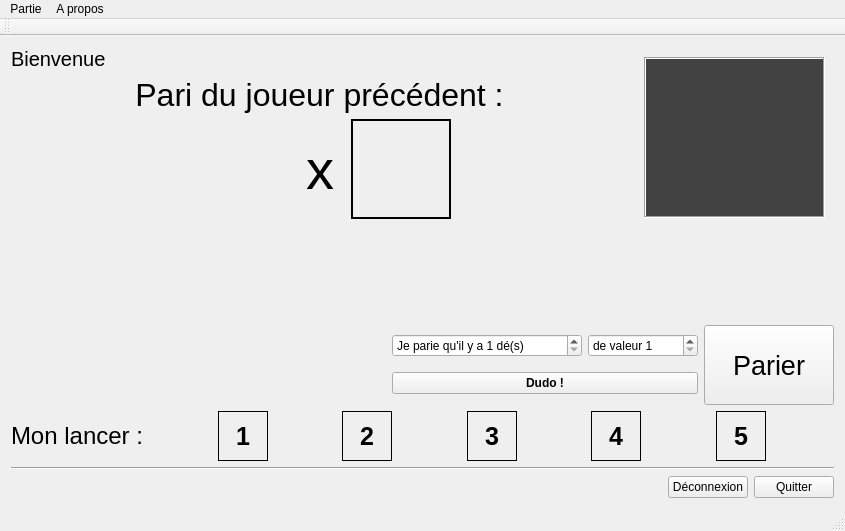
<?xml version="1.0" encoding="UTF-8"?>
<ui version="4.0">
 <class>MainWindow</class>
 <widget class="QMainWindow" name="MainWindow">
  <property name="geometry">
   <rect>
    <x>0</x>
    <y>0</y>
    <width>845</width>
    <height>531</height>
   </rect>
  </property>
  <property name="windowTitle">
   <string>Perudo !</string>
  </property>
  <property name="windowIcon">
   <iconset resource="ressouces.qrc">
    <normaloff>:/res/res/Iago_64.png</normaloff>:/res/res/Iago_64.png</iconset>
  </property>
  <widget class="QWidget" name="centralWidget">
   <layout class="QVBoxLayout" name="verticalLayout_3">
    <item>
     <layout class="QHBoxLayout" name="horizontalLayout_7">
      <item>
       <layout class="QVBoxLayout" name="verticalLayout_2">
        <item>
         <widget class="QLabel" name="LabelStatut">
          <property name="font">
           <font>
            <pointsize>15</pointsize>
           </font>
          </property>
          <property name="frameShape">
           <enum>QFrame::NoFrame</enum>
          </property>
          <property name="frameShadow">
           <enum>QFrame::Plain</enum>
          </property>
          <property name="text">
           <string>Bienvenue</string>
          </property>
         </widget>
        </item>
        <item>
         <widget class="QLabel" name="LabelPariJoueur">
          <property name="font">
           <font>
            <pointsize>24</pointsize>
            <weight>50</weight>
            <italic>false</italic>
            <bold>false</bold>
            <kerning>true</kerning>
           </font>
          </property>
          <property name="text">
           <string>Pari du joueur précédent :</string>
          </property>
          <property name="alignment">
           <set>Qt::AlignCenter</set>
          </property>
         </widget>
        </item>
        <item>
         <layout class="QHBoxLayout" name="horizontalLayout_6">
          <item>
           <spacer name="horizontalSpacer_10">
            <property name="orientation">
             <enum>Qt::Horizontal</enum>
            </property>
            <property name="sizeHint" stdset="0">
             <size>
              <width>40</width>
              <height>20</height>
             </size>
            </property>
           </spacer>
          </item>
          <item>
           <widget class="QLabel" name="PariNbJoueur">
            <property name="minimumSize">
             <size>
              <width>100</width>
              <height>100</height>
             </size>
            </property>
            <property name="maximumSize">
             <size>
              <width>100</width>
              <height>100</height>
             </size>
            </property>
            <property name="font">
             <font>
              <pointsize>60</pointsize>
             </font>
            </property>
            <property name="text">
             <string/>
            </property>
            <property name="alignment">
             <set>Qt::AlignCenter</set>
            </property>
           </widget>
          </item>
          <item>
           <widget class="QLabel" name="LabelFois">
            <property name="minimumSize">
             <size>
              <width>50</width>
              <height>100</height>
             </size>
            </property>
            <property name="maximumSize">
             <size>
              <width>50</width>
              <height>100</height>
             </size>
            </property>
            <property name="font">
             <font>
              <pointsize>42</pointsize>
             </font>
            </property>
            <property name="text">
             <string>x</string>
            </property>
            <property name="alignment">
             <set>Qt::AlignCenter</set>
            </property>
           </widget>
          </item>
          <item>
           <widget class="QLabel" name="PariDeJoueur">
            <property name="minimumSize">
             <size>
              <width>100</width>
              <height>100</height>
             </size>
            </property>
            <property name="maximumSize">
             <size>
              <width>100</width>
              <height>100</height>
             </size>
            </property>
            <property name="font">
             <font>
              <pointsize>60</pointsize>
              <weight>75</weight>
              <bold>true</bold>
             </font>
            </property>
            <property name="frameShape">
             <enum>QFrame::WinPanel</enum>
            </property>
            <property name="frameShadow">
             <enum>QFrame::Plain</enum>
            </property>
            <property name="lineWidth">
             <number>1</number>
            </property>
            <property name="midLineWidth">
             <number>0</number>
            </property>
            <property name="text">
             <string/>
            </property>
            <property name="scaledContents">
             <bool>false</bool>
            </property>
            <property name="alignment">
             <set>Qt::AlignCenter</set>
            </property>
           </widget>
          </item>
          <item>
           <spacer name="horizontalSpacer_11">
            <property name="orientation">
             <enum>Qt::Horizontal</enum>
            </property>
            <property name="sizeHint" stdset="0">
             <size>
              <width>40</width>
              <height>20</height>
             </size>
            </property>
           </spacer>
          </item>
         </layout>
        </item>
       </layout>
      </item>
      <item>
       <widget class="QFrame" name="frame">
        <property name="minimumSize">
         <size>
          <width>200</width>
          <height>3</height>
         </size>
        </property>
        <property name="frameShape">
         <enum>QFrame::NoFrame</enum>
        </property>
        <property name="frameShadow">
         <enum>QFrame::Sunken</enum>
        </property>
        <widget class="QTextEdit" name="TextEditInfo">
         <property name="geometry">
          <rect>
           <x>10</x>
           <y>10</y>
           <width>181</width>
           <height>161</height>
          </rect>
         </property>
         <property name="palette">
          <palette>
           <active>
            <colorrole role="Text">
             <brush brushstyle="SolidPattern">
              <color alpha="255">
               <red>221</red>
               <green>221</green>
               <blue>221</blue>
              </color>
             </brush>
            </colorrole>
            <colorrole role="Base">
             <brush brushstyle="SolidPattern">
              <color alpha="255">
               <red>66</red>
               <green>66</green>
               <blue>66</blue>
              </color>
             </brush>
            </colorrole>
           </active>
           <inactive>
            <colorrole role="Text">
             <brush brushstyle="SolidPattern">
              <color alpha="255">
               <red>221</red>
               <green>221</green>
               <blue>221</blue>
              </color>
             </brush>
            </colorrole>
            <colorrole role="Base">
             <brush brushstyle="SolidPattern">
              <color alpha="255">
               <red>66</red>
               <green>66</green>
               <blue>66</blue>
              </color>
             </brush>
            </colorrole>
           </inactive>
           <disabled>
            <colorrole role="Text">
             <brush brushstyle="SolidPattern">
              <color alpha="255">
               <red>138</red>
               <green>138</green>
               <blue>138</blue>
              </color>
             </brush>
            </colorrole>
            <colorrole role="Base">
             <brush brushstyle="SolidPattern">
              <color alpha="255">
               <red>255</red>
               <green>255</green>
               <blue>255</blue>
              </color>
             </brush>
            </colorrole>
           </disabled>
          </palette>
         </property>
         <property name="frameShape">
          <enum>QFrame::Box</enum>
         </property>
         <property name="textInteractionFlags">
          <set>Qt::TextSelectableByKeyboard|Qt::TextSelectableByMouse</set>
         </property>
        </widget>
       </widget>
      </item>
     </layout>
    </item>
    <item>
     <spacer name="verticalSpacer">
      <property name="orientation">
       <enum>Qt::Vertical</enum>
      </property>
      <property name="sizeHint" stdset="0">
       <size>
        <width>20</width>
        <height>40</height>
       </size>
      </property>
     </spacer>
    </item>
    <item>
     <widget class="QLabel" name="LabelStatutPari">
      <property name="font">
       <font>
        <pointsize>28</pointsize>
       </font>
      </property>
      <property name="text">
       <string/>
      </property>
      <property name="alignment">
       <set>Qt::AlignCenter</set>
      </property>
     </widget>
    </item>
    <item>
     <spacer name="verticalSpacer_2">
      <property name="orientation">
       <enum>Qt::Vertical</enum>
      </property>
      <property name="sizeHint" stdset="0">
       <size>
        <width>20</width>
        <height>228</height>
       </size>
      </property>
     </spacer>
    </item>
    <item>
     <layout class="QHBoxLayout" name="horizontalLayout_5">
      <item>
       <spacer name="horizontalSpacer_9">
        <property name="orientation">
         <enum>Qt::Horizontal</enum>
        </property>
        <property name="sizeHint" stdset="0">
         <size>
          <width>824</width>
          <height>20</height>
         </size>
        </property>
       </spacer>
      </item>
      <item>
       <spacer name="horizontalSpacer_8">
        <property name="orientation">
         <enum>Qt::Horizontal</enum>
        </property>
        <property name="sizeHint" stdset="0">
         <size>
          <width>228</width>
          <height>20</height>
         </size>
        </property>
       </spacer>
      </item>
      <item>
       <layout class="QHBoxLayout" name="horizontalLayout_4">
        <item>
         <layout class="QVBoxLayout" name="verticalLayout">
          <item>
           <layout class="QHBoxLayout" name="horizontalLayout_3">
            <item>
             <widget class="QSpinBox" name="SpinBoxPariNbDe">
              <property name="minimumSize">
               <size>
                <width>190</width>
                <height>0</height>
               </size>
              </property>
              <property name="suffix">
               <string> dé(s)</string>
              </property>
              <property name="prefix">
               <string>Je parie qu'il y a </string>
              </property>
              <property name="minimum">
               <number>1</number>
              </property>
             </widget>
            </item>
            <item>
             <widget class="QSpinBox" name="SpinBoxPariValeurDe">
              <property name="minimumSize">
               <size>
                <width>110</width>
                <height>0</height>
               </size>
              </property>
              <property name="prefix">
               <string>de valeur </string>
              </property>
              <property name="minimum">
               <number>1</number>
              </property>
              <property name="maximum">
               <number>6</number>
              </property>
             </widget>
            </item>
           </layout>
          </item>
          <item>
           <widget class="QPushButton" name="BoutonDudo">
            <property name="maximumSize">
             <size>
              <width>310</width>
              <height>16777215</height>
             </size>
            </property>
            <property name="font">
             <font>
              <weight>75</weight>
              <bold>true</bold>
             </font>
            </property>
            <property name="text">
             <string>Dudo !</string>
            </property>
            <property name="icon">
             <iconset resource="ressouces.qrc">
              <normaloff>:/res/res/64/Gnome-Emblem-Generic-64.png</normaloff>:/res/res/64/Gnome-Emblem-Generic-64.png</iconset>
            </property>
           </widget>
          </item>
         </layout>
        </item>
        <item>
         <widget class="QPushButton" name="BoutonParier">
          <property name="minimumSize">
           <size>
            <width>130</width>
            <height>80</height>
           </size>
          </property>
          <property name="font">
           <font>
            <pointsize>20</pointsize>
            <weight>50</weight>
            <bold>false</bold>
           </font>
          </property>
          <property name="text">
           <string>Parier</string>
          </property>
          <property name="icon">
           <iconset resource="ressouces.qrc">
            <normaloff>:/res/res/64/Gnome-Emblem-Default-64.png</normaloff>:/res/res/64/Gnome-Emblem-Default-64.png</iconset>
          </property>
         </widget>
        </item>
       </layout>
      </item>
     </layout>
    </item>
    <item>
     <layout class="QHBoxLayout" name="horizontalLayout_2">
      <item>
       <widget class="QLabel" name="LabelMonLancer">
        <property name="font">
         <font>
          <pointsize>18</pointsize>
          <weight>50</weight>
          <bold>false</bold>
         </font>
        </property>
        <property name="text">
         <string>Mon lancer :</string>
        </property>
        <property name="alignment">
         <set>Qt::AlignCenter</set>
        </property>
       </widget>
      </item>
      <item>
       <spacer name="horizontalSpacer_7">
        <property name="orientation">
         <enum>Qt::Horizontal</enum>
        </property>
        <property name="sizeHint" stdset="0">
         <size>
          <width>40</width>
          <height>20</height>
         </size>
        </property>
       </spacer>
      </item>
      <item>
       <widget class="QLabel" name="De1">
        <property name="minimumSize">
         <size>
          <width>50</width>
          <height>50</height>
         </size>
        </property>
        <property name="font">
         <font>
          <pointsize>19</pointsize>
          <weight>75</weight>
          <bold>true</bold>
         </font>
        </property>
        <property name="frameShape">
         <enum>QFrame::Box</enum>
        </property>
        <property name="text">
         <string>1</string>
        </property>
        <property name="scaledContents">
         <bool>false</bool>
        </property>
        <property name="alignment">
         <set>Qt::AlignCenter</set>
        </property>
       </widget>
      </item>
      <item>
       <spacer name="horizontalSpacer_2">
        <property name="orientation">
         <enum>Qt::Horizontal</enum>
        </property>
        <property name="sizeHint" stdset="0">
         <size>
          <width>40</width>
          <height>20</height>
         </size>
        </property>
       </spacer>
      </item>
      <item>
       <widget class="QLabel" name="De2">
        <property name="minimumSize">
         <size>
          <width>50</width>
          <height>50</height>
         </size>
        </property>
        <property name="font">
         <font>
          <pointsize>19</pointsize>
          <weight>75</weight>
          <bold>true</bold>
         </font>
        </property>
        <property name="frameShape">
         <enum>QFrame::Box</enum>
        </property>
        <property name="text">
         <string>2</string>
        </property>
        <property name="scaledContents">
         <bool>false</bool>
        </property>
        <property name="alignment">
         <set>Qt::AlignCenter</set>
        </property>
       </widget>
      </item>
      <item>
       <spacer name="horizontalSpacer_3">
        <property name="orientation">
         <enum>Qt::Horizontal</enum>
        </property>
        <property name="sizeHint" stdset="0">
         <size>
          <width>40</width>
          <height>20</height>
         </size>
        </property>
       </spacer>
      </item>
      <item>
       <widget class="QLabel" name="De3">
        <property name="minimumSize">
         <size>
          <width>50</width>
          <height>50</height>
         </size>
        </property>
        <property name="font">
         <font>
          <pointsize>19</pointsize>
          <weight>75</weight>
          <bold>true</bold>
         </font>
        </property>
        <property name="frameShape">
         <enum>QFrame::Box</enum>
        </property>
        <property name="text">
         <string>3</string>
        </property>
        <property name="scaledContents">
         <bool>false</bool>
        </property>
        <property name="alignment">
         <set>Qt::AlignCenter</set>
        </property>
       </widget>
      </item>
      <item>
       <spacer name="horizontalSpacer_4">
        <property name="orientation">
         <enum>Qt::Horizontal</enum>
        </property>
        <property name="sizeHint" stdset="0">
         <size>
          <width>40</width>
          <height>20</height>
         </size>
        </property>
       </spacer>
      </item>
      <item>
       <widget class="QLabel" name="De4">
        <property name="minimumSize">
         <size>
          <width>50</width>
          <height>50</height>
         </size>
        </property>
        <property name="font">
         <font>
          <pointsize>19</pointsize>
          <weight>75</weight>
          <bold>true</bold>
         </font>
        </property>
        <property name="frameShape">
         <enum>QFrame::Box</enum>
        </property>
        <property name="text">
         <string>4</string>
        </property>
        <property name="scaledContents">
         <bool>false</bool>
        </property>
        <property name="alignment">
         <set>Qt::AlignCenter</set>
        </property>
       </widget>
      </item>
      <item>
       <spacer name="horizontalSpacer_5">
        <property name="orientation">
         <enum>Qt::Horizontal</enum>
        </property>
        <property name="sizeHint" stdset="0">
         <size>
          <width>40</width>
          <height>20</height>
         </size>
        </property>
       </spacer>
      </item>
      <item>
       <widget class="QLabel" name="De5">
        <property name="minimumSize">
         <size>
          <width>50</width>
          <height>50</height>
         </size>
        </property>
        <property name="font">
         <font>
          <pointsize>19</pointsize>
          <weight>75</weight>
          <bold>true</bold>
         </font>
        </property>
        <property name="frameShape">
         <enum>QFrame::Box</enum>
        </property>
        <property name="text">
         <string>5</string>
        </property>
        <property name="scaledContents">
         <bool>false</bool>
        </property>
        <property name="alignment">
         <set>Qt::AlignCenter</set>
        </property>
       </widget>
      </item>
      <item>
       <spacer name="horizontalSpacer_6">
        <property name="orientation">
         <enum>Qt::Horizontal</enum>
        </property>
        <property name="sizeHint" stdset="0">
         <size>
          <width>40</width>
          <height>20</height>
         </size>
        </property>
       </spacer>
      </item>
     </layout>
    </item>
    <item>
     <widget class="Line" name="line">
      <property name="orientation">
       <enum>Qt::Horizontal</enum>
      </property>
     </widget>
    </item>
    <item>
     <layout class="QHBoxLayout" name="horizontalLayout">
      <item>
       <spacer name="horizontalSpacer">
        <property name="orientation">
         <enum>Qt::Horizontal</enum>
        </property>
        <property name="sizeHint" stdset="0">
         <size>
          <width>40</width>
          <height>20</height>
         </size>
        </property>
       </spacer>
      </item>
      <item>
       <widget class="QPushButton" name="BoutonDeconnexion">
        <property name="text">
         <string>Déconnexion</string>
        </property>
        <property name="icon">
         <iconset resource="ressouces.qrc">
          <normaloff>:/res/res/64/Gnome-Process-Stop-64.png</normaloff>:/res/res/64/Gnome-Process-Stop-64.png</iconset>
        </property>
       </widget>
      </item>
      <item>
       <widget class="QPushButton" name="BoutonQuitter">
        <property name="text">
         <string>Quitter</string>
        </property>
        <property name="icon">
         <iconset resource="ressouces.qrc">
          <normaloff>:/res/res/64/Gnome-Application-Exit-64.png</normaloff>:/res/res/64/Gnome-Application-Exit-64.png</iconset>
        </property>
       </widget>
      </item>
     </layout>
    </item>
   </layout>
  </widget>
  <widget class="QMenuBar" name="menuBar">
   <property name="geometry">
    <rect>
     <x>0</x>
     <y>0</y>
     <width>845</width>
     <height>25</height>
    </rect>
   </property>
   <widget class="QMenu" name="menuPartie">
    <property name="title">
     <string>Partie</string>
    </property>
    <addaction name="actionDeconnexion"/>
    <addaction name="actionQuitter"/>
   </widget>
   <widget class="QMenu" name="menuA_propos">
    <property name="title">
     <string>A propos</string>
    </property>
    <addaction name="actionAide"/>
    <addaction name="actionA_propos"/>
   </widget>
   <addaction name="menuPartie"/>
   <addaction name="menuA_propos"/>
  </widget>
  <widget class="QToolBar" name="mainToolBar">
   <attribute name="toolBarArea">
    <enum>TopToolBarArea</enum>
   </attribute>
   <attribute name="toolBarBreak">
    <bool>false</bool>
   </attribute>
  </widget>
  <widget class="QStatusBar" name="statusBar"/>
  <action name="actionConnexion">
   <property name="text">
    <string>Connexion</string>
   </property>
  </action>
  <action name="actionDeconnexion">
   <property name="text">
    <string>Deconnexion</string>
   </property>
  </action>
  <action name="actionQuitter">
   <property name="text">
    <string>Quitter</string>
   </property>
  </action>
  <action name="actionAide">
   <property name="text">
    <string>Aide</string>
   </property>
  </action>
  <action name="actionA_propos">
   <property name="text">
    <string>A propos</string>
   </property>
  </action>
 </widget>
 <layoutdefault spacing="6" margin="11"/>
 <resources>
  <include location="ressouces.qrc"/>
 </resources>
 <connections/>
</ui>
